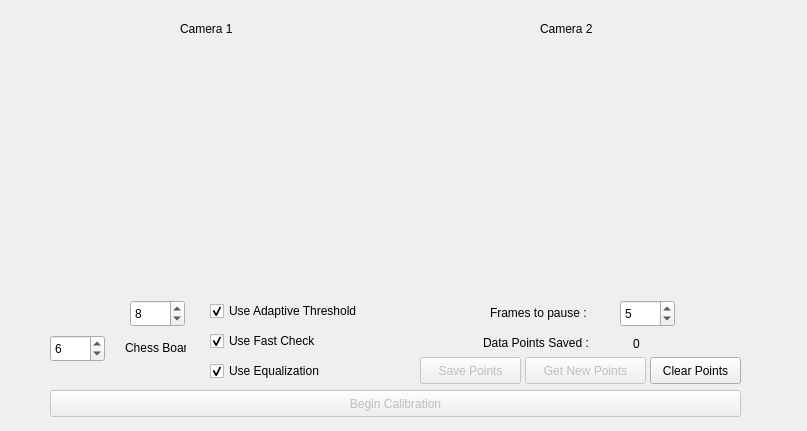
<?xml version="1.0" encoding="UTF-8"?>
<ui version="4.0">
 <class>camcalibration</class>
 <widget class="QDialog" name="camcalibration">
  <property name="geometry">
   <rect>
    <x>0</x>
    <y>0</y>
    <width>807</width>
    <height>431</height>
   </rect>
  </property>
  <property name="windowTitle">
   <string>2-Cam Calibration</string>
  </property>
  <widget class="glwidget2d" name="glwidget1" native="true">
   <property name="geometry">
    <rect>
     <x>50</x>
     <y>50</y>
     <width>320</width>
     <height>240</height>
    </rect>
   </property>
  </widget>
  <widget class="glwidget2d" name="glwidget2" native="true">
   <property name="geometry">
    <rect>
     <x>420</x>
     <y>50</y>
     <width>320</width>
     <height>240</height>
    </rect>
   </property>
  </widget>
  <widget class="QLabel" name="label">
   <property name="geometry">
    <rect>
     <x>180</x>
     <y>20</y>
     <width>67</width>
     <height>17</height>
    </rect>
   </property>
   <property name="text">
    <string>Camera 1</string>
   </property>
  </widget>
  <widget class="QLabel" name="label_2">
   <property name="geometry">
    <rect>
     <x>540</x>
     <y>20</y>
     <width>67</width>
     <height>17</height>
    </rect>
   </property>
   <property name="text">
    <string>Camera 2</string>
   </property>
  </widget>
  <widget class="QPushButton" name="savePoints">
   <property name="enabled">
    <bool>false</bool>
   </property>
   <property name="geometry">
    <rect>
     <x>420</x>
     <y>357</y>
     <width>101</width>
     <height>27</height>
    </rect>
   </property>
   <property name="text">
    <string>Save Points</string>
   </property>
  </widget>
  <widget class="QPushButton" name="pushButton_2">
   <property name="enabled">
    <bool>false</bool>
   </property>
   <property name="geometry">
    <rect>
     <x>50</x>
     <y>390</y>
     <width>691</width>
     <height>27</height>
    </rect>
   </property>
   <property name="text">
    <string>Begin Calibration</string>
   </property>
  </widget>
  <widget class="QSpinBox" name="spinBoxNumWidth">
   <property name="geometry">
    <rect>
     <x>130</x>
     <y>300</y>
     <width>55</width>
     <height>27</height>
    </rect>
   </property>
   <property name="minimum">
    <number>3</number>
   </property>
   <property name="maximum">
    <number>20</number>
   </property>
   <property name="value">
    <number>8</number>
   </property>
  </widget>
  <widget class="QSpinBox" name="spinBoxNumHeight">
   <property name="geometry">
    <rect>
     <x>50</x>
     <y>335</y>
     <width>55</width>
     <height>27</height>
    </rect>
   </property>
   <property name="minimum">
    <number>3</number>
   </property>
   <property name="maximum">
    <number>20</number>
   </property>
   <property name="value">
    <number>6</number>
   </property>
  </widget>
  <widget class="QLabel" name="label_3">
   <property name="geometry">
    <rect>
     <x>125</x>
     <y>339</y>
     <width>61</width>
     <height>17</height>
    </rect>
   </property>
   <property name="text">
    <string>Chess Board</string>
   </property>
  </widget>
  <widget class="QLabel" name="label_4">
   <property name="geometry">
    <rect>
     <x>483</x>
     <y>334</y>
     <width>141</width>
     <height>17</height>
    </rect>
   </property>
   <property name="text">
    <string>Data Points Saved : </string>
   </property>
  </widget>
  <widget class="QLabel" name="labelNumPoints">
   <property name="geometry">
    <rect>
     <x>633</x>
     <y>335</y>
     <width>67</width>
     <height>17</height>
    </rect>
   </property>
   <property name="text">
    <string>0</string>
   </property>
  </widget>
  <widget class="QPushButton" name="getNew">
   <property name="enabled">
    <bool>false</bool>
   </property>
   <property name="geometry">
    <rect>
     <x>525</x>
     <y>357</y>
     <width>121</width>
     <height>27</height>
    </rect>
   </property>
   <property name="text">
    <string>Get New Points</string>
   </property>
  </widget>
  <widget class="QPushButton" name="clearPoints">
   <property name="geometry">
    <rect>
     <x>650</x>
     <y>357</y>
     <width>91</width>
     <height>27</height>
    </rect>
   </property>
   <property name="text">
    <string>Clear Points</string>
   </property>
  </widget>
  <widget class="QCheckBox" name="useAdaptive">
   <property name="geometry">
    <rect>
     <x>210</x>
     <y>300</y>
     <width>191</width>
     <height>22</height>
    </rect>
   </property>
   <property name="text">
    <string>Use Adaptive Threshold</string>
   </property>
   <property name="checked">
    <bool>true</bool>
   </property>
  </widget>
  <widget class="QCheckBox" name="useFast">
   <property name="geometry">
    <rect>
     <x>210</x>
     <y>330</y>
     <width>161</width>
     <height>22</height>
    </rect>
   </property>
   <property name="text">
    <string>Use Fast Check</string>
   </property>
   <property name="checked">
    <bool>true</bool>
   </property>
  </widget>
  <widget class="QCheckBox" name="useEqualization">
   <property name="geometry">
    <rect>
     <x>210</x>
     <y>360</y>
     <width>171</width>
     <height>22</height>
    </rect>
   </property>
   <property name="text">
    <string>Use Equalization</string>
   </property>
   <property name="checked">
    <bool>true</bool>
   </property>
  </widget>
  <widget class="QSpinBox" name="framesToPause">
   <property name="geometry">
    <rect>
     <x>620</x>
     <y>300</y>
     <width>55</width>
     <height>27</height>
    </rect>
   </property>
   <property name="minimum">
    <number>2</number>
   </property>
   <property name="maximum">
    <number>10</number>
   </property>
   <property name="value">
    <number>5</number>
   </property>
  </widget>
  <widget class="QLabel" name="label_5">
   <property name="geometry">
    <rect>
     <x>490</x>
     <y>304</y>
     <width>131</width>
     <height>17</height>
    </rect>
   </property>
   <property name="text">
    <string>Frames to pause : </string>
   </property>
  </widget>
 </widget>
 <customwidgets>
  <customwidget>
   <class>glwidget2d</class>
   <extends>QWidget</extends>
   <header>glwidget2d.h</header>
   <container>1</container>
  </customwidget>
 </customwidgets>
 <resources/>
 <connections/>
</ui>
